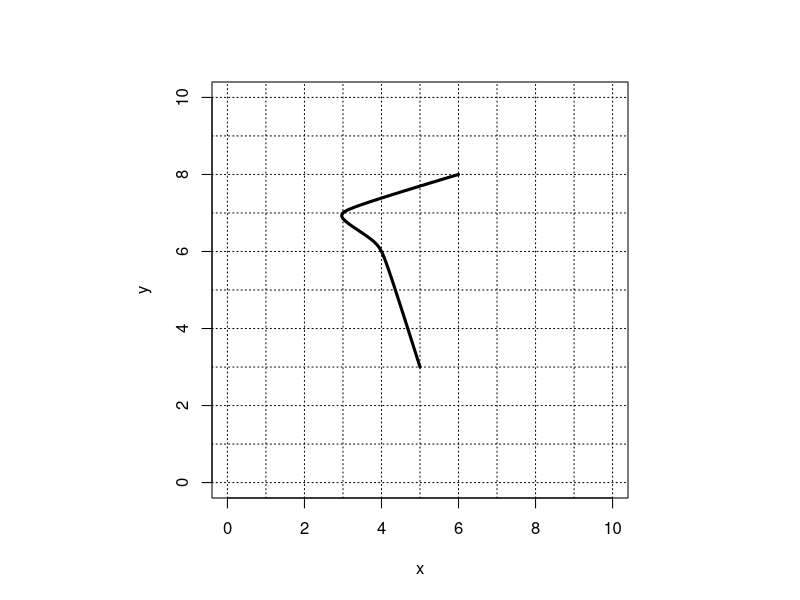
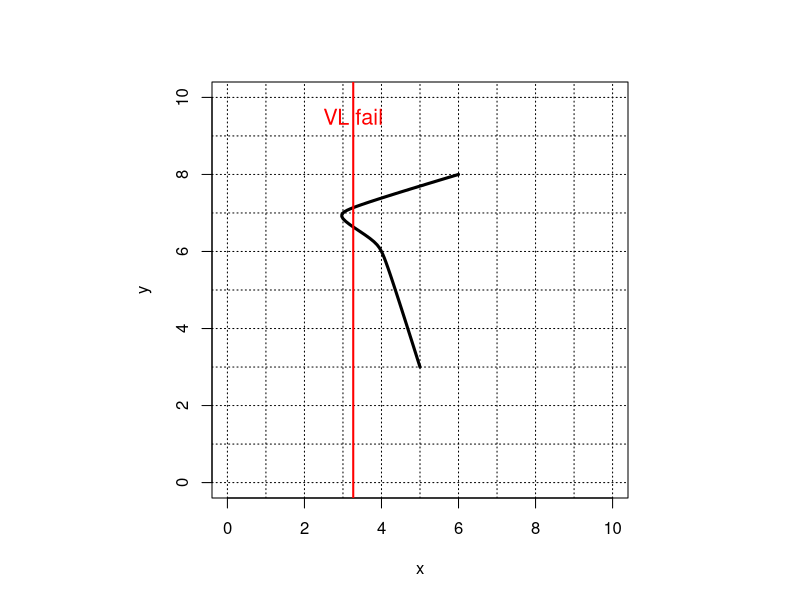

Write R code to recreate these figures, in order.
## ---- chunk 1
# We ask: if A is function of B (50% chance yes)
#         if B is function of A (50% chance yes)
#         if relation is one-to-one (if prior both yes then yes)
# versions: 1=nono, 2=yesno, 3=noyes, 4=yesyes
should_y_bafo_x = sample(c(T,F),1,prob=c(0.5,0.5))
should_x_bafo_y = sample(c(T,F),1,prob=c(0.5,0.5))
while(T){
  x = sample(1:9,4,F)
  y = sample(1:9,4,F)
  is_x_afo_y = (length(unique(sign(diff(y))))==1)
  is_y_afo_x = (length(unique(sign(diff(x))))==1)
  if( abs(atan((y[3]-y[2])/(x[3]-x[2])) - atan((y[2]-y[1])/(x[2]-x[1]))) > pi/8 &&
      abs(atan((y[4]-y[3])/(x[4]-x[3])) - atan((y[3]-y[2])/(x[3]-x[2]))) > pi/8 &&
      is_x_afo_y == should_x_bafo_y &&
      is_y_afo_x == should_y_bafo_x
  ){break}
}
ans1 = paste0((is_y_afo_x==c(T,F))*1,collapse="")
ans2 = paste0((is_x_afo_y==c(T,F))*1,collapse="")
ans3 = paste0(((is_y_afo_x && is_x_afo_y)==c(T,F))*1,collapse="")

## ---- chunk 2
par(pty="s")
plot(x,y,type="n",xlim=c(0,10),ylim=c(0,10),xlab="x",ylab="y",asp=1,pch=20,cex=2)
xspline(x,y,shape=c(0,rep(-0.3,length(x)-2),0),lwd=3)
for(i in 0:10){
  abline(h=i,lty=3)
  abline(v=i,lty=3)
}
## ---- chunk 3
par(pty="s")
plot(x,y,type="n",xlim=c(0,10),ylim=c(0,10),xlab="x",ylab="y",asp=1,pch=20,cex=2)
xspline(x,y,shape=c(0,rep(-0.3,length(x)-2),0),lwd=3)
for(i in 0:10){
  abline(h=i,lty=3)
  abline(v=i,lty=3)
}
ix = which(abs(diff(sign(diff(x))))==2)[1]
iy = which(abs(diff(sign(diff(y))))==2)[1]
xm = (13*x[ix+1]+x[ix]+x[ix+2])/15
ym = (13*y[iy+1]+y[iy]+y[iy+2])/15
abline(v=xm,col="red",lwd=2)
abline(h=ym,col="red",lwd=2)
text(xm,9.5,"VL fail",col="red",cex=1.3)
text(9.5,ym,"HL\nfail",col="red",cex=1.3)
